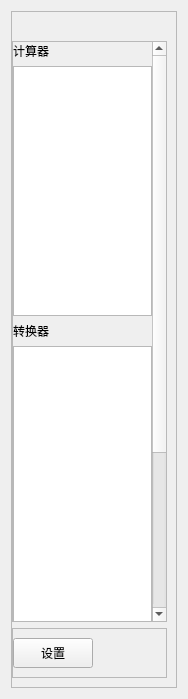
<?xml version="1.0" encoding="UTF-8"?>
<ui version="4.0">
 <class>PopMenu</class>
 <widget class="QFrame" name="PopMenu">
  <property name="geometry">
   <rect>
    <x>0</x>
    <y>0</y>
    <width>158</width>
    <height>699</height>
   </rect>
  </property>
  <property name="windowTitle">
   <string>PopMenu</string>
  </property>
  <property name="styleSheet">
   <string notr="true">/*弹出菜单*/
* {
background-color:#FFF;
border:0;
font-size:12pt;
}
#scrollAreaWidgetContents&gt;QLabel{
margin:12px 0;
}

#PopMenu {
border-top-left-radius:0px; 
border-top-right-radius:8px;
border-bottom-left-radius:0px; 
border-bottom-right-radius:8px; 

}

QFrame#frame{
border:2px;
padding:0;
}


/*列表框*/
.QListWidget {border-radius:5px;}
QListWidget::item {
height:40px; margin-left:10px;
background-color: transparent;
}
QListWidget::item:hover {
background-color: #f1f4f7;
}
QListWidget::item:selected {
border:none;
border-left: 3px solid #0067c0;
}
</string>
  </property>
  <layout class="QVBoxLayout" name="verticalLayout_2">
   <item>
    <widget class="QFrame" name="frame">
     <property name="frameShape">
      <enum>QFrame::StyledPanel</enum>
     </property>
     <property name="frameShadow">
      <enum>QFrame::Raised</enum>
     </property>
     <layout class="QVBoxLayout" name="verticalLayout">
      <property name="leftMargin">
       <number>0</number>
      </property>
      <item>
       <spacer name="verticalSpacer">
        <property name="orientation">
         <enum>Qt::Vertical</enum>
        </property>
        <property name="sizeType">
         <enum>QSizePolicy::Minimum</enum>
        </property>
        <property name="sizeHint" stdset="0">
         <size>
          <width>20</width>
          <height>20</height>
         </size>
        </property>
       </spacer>
      </item>
      <item>
       <widget class="QScrollArea" name="scrollArea">
        <property name="verticalScrollBarPolicy">
         <enum>Qt::ScrollBarAsNeeded</enum>
        </property>
        <property name="horizontalScrollBarPolicy">
         <enum>Qt::ScrollBarAlwaysOff</enum>
        </property>
        <property name="widgetResizable">
         <bool>true</bool>
        </property>
        <widget class="QWidget" name="scrollAreaWidgetContents">
         <property name="geometry">
          <rect>
           <x>0</x>
           <y>0</y>
           <width>114</width>
           <height>848</height>
          </rect>
         </property>
         <layout class="QVBoxLayout" name="verticalLayout_4">
          <property name="leftMargin">
           <number>0</number>
          </property>
          <property name="topMargin">
           <number>0</number>
          </property>
          <property name="rightMargin">
           <number>0</number>
          </property>
          <property name="bottomMargin">
           <number>0</number>
          </property>
          <item>
           <widget class="QLabel" name="label">
            <property name="text">
             <string>计算器</string>
            </property>
           </widget>
          </item>
          <item>
           <widget class="QListWidget" name="listw_calcu">
            <property name="minimumSize">
             <size>
              <width>0</width>
              <height>250</height>
             </size>
            </property>
           </widget>
          </item>
          <item>
           <widget class="QLabel" name="label_2">
            <property name="text">
             <string>转换器</string>
            </property>
           </widget>
          </item>
          <item>
           <widget class="QListWidget" name="listw_switch">
            <property name="minimumSize">
             <size>
              <width>0</width>
              <height>500</height>
             </size>
            </property>
           </widget>
          </item>
         </layout>
        </widget>
       </widget>
      </item>
      <item>
       <widget class="QFrame" name="frame_2">
        <property name="minimumSize">
         <size>
          <width>0</width>
          <height>50</height>
         </size>
        </property>
        <property name="frameShape">
         <enum>QFrame::StyledPanel</enum>
        </property>
        <property name="frameShadow">
         <enum>QFrame::Raised</enum>
        </property>
        <layout class="QHBoxLayout" name="horizontalLayout_2">
         <property name="leftMargin">
          <number>0</number>
         </property>
         <property name="topMargin">
          <number>9</number>
         </property>
         <item>
          <widget class="QPushButton" name="btn_setting">
           <property name="minimumSize">
            <size>
             <width>0</width>
             <height>30</height>
            </size>
           </property>
           <property name="text">
            <string>设置</string>
           </property>
           <property name="icon">
            <iconset>
             <selectedoff>:/res/icon/setting.png</selectedoff>
            </iconset>
           </property>
          </widget>
         </item>
         <item>
          <spacer name="horizontalSpacer">
           <property name="orientation">
            <enum>Qt::Horizontal</enum>
           </property>
           <property name="sizeType">
            <enum>QSizePolicy::Minimum</enum>
           </property>
           <property name="sizeHint" stdset="0">
            <size>
             <width>64</width>
             <height>20</height>
            </size>
           </property>
          </spacer>
         </item>
        </layout>
       </widget>
      </item>
     </layout>
    </widget>
   </item>
  </layout>
 </widget>
 <resources/>
 <connections/>
</ui>
